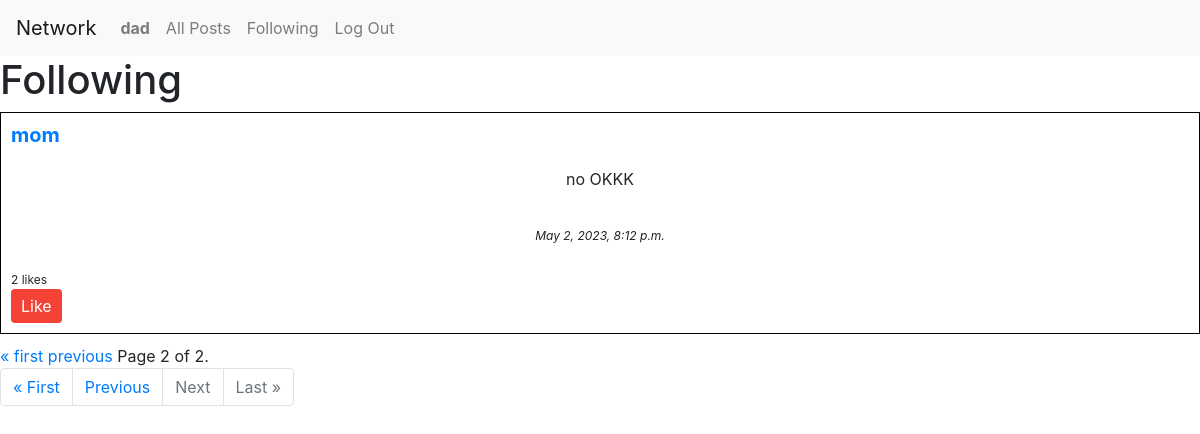
Page /following/?page=2 (signed in) on the committed database.
### network/models.py (models this page shows, shortened)
class User(AbstractUser):
    def save(self, *args, **kwargs):
        if not self.pk:
            super(User, self).save(*args, **kwargs)
            profile = Profile(user=self)  # Create a new Profile object
            profile.save()  # Save the Profile object
        else:
            super(User, self).save(*args, **kwargs)  # Save the user object

class Post(models.Model):
    user = models.ForeignKey(User, on_delete=models.CASCADE)
    content = models.TextField()
    timestamp = models.DateTimeField(auto_now_add=True)
    likes = models.ManyToManyField(
        User, related_name='liked_posts', blank=True)

### network/views.py (the view)
# urls.py: path('following/', views.following, name='following'),
@login_required
def following(request):
    if not request.user.is_authenticated:
        return HttpResponseRedirect(reverse('login'))
    current_user_profile = request.user.profile
    followed_users = current_user_profile.following.all()
    followed_posts = Post.objects.filter(
        user__in=followed_users).order_by('-timestamp')
    paginator = Paginator(followed_posts, 10)
    page = request.GET.get('page')
    posts = paginator.get_page(page)
    return render(request, 'network/following.html', {'posts': posts})

### network/templates/network/following.html (shortened to what this page needs)
{% extends "network/layout.html" %} {% block body %}
<h1>Following</h1>
{% if user.is_authenticated %}
<div id="posts-container">
  {% for post in posts %} {% include 'network/post.html' %} {% endfor %}
</div>
<div class="pagination">
  <span class="step-links">
    {% if posts.has_previous %}
    <a href="?page=1">&laquo; first</a>
    <a href="?page={{ posts.previous_page_number }}">previous</a>
    {% endif %}
    <span class="current"> Page {{ posts.number }} of {{ posts.paginator.num_pages }}. </span>
  </span>
</div>
<nav aria-label="Page navigation">
  <ul class="pagination">
    {% if posts.has_previous %}
    <li class="page-item">
      <a class="page-link" href="?page=1">&laquo; First</a>
    </li>
    <li class="page-item">
      <a class="page-link" href="?page={{ posts.previous_page_number }}">Previous</a>
    </li>
    {% endif %} {% if posts.has_next %}
    <li class="page-item">
      <a class="page-link" href="?page={{ posts.next_page_number }}">Next</a>
    </li>
    <li class="page-item">
      <a class="page-link" href="?page={{ posts.paginator.num_pages }}">Last &raquo;</a>
    </li>
    {% else %}
    <li class="page-item disabled">
      <a class="page-link" href="#">Next</a>
    </li>
    <li class="page-item disabled">
      <a class="page-link" href="#">Last &raquo;</a>
    </li>
    {% endif %}
  </ul>
</nav>
{% else %}
<p>Please <a href="{% url 'login' %}">log in</a> to view this page.</p>
{% endif %} {% endblock %}

### network/templates/network/layout.html (shortened to what this page needs)
{% load static %}
<!DOCTYPE html>
<html lang="en">
  <head>
    <link
      rel="stylesheet"
      href="https://stackpath.bootstrapcdn.com/bootstrap/4.4.1/css/bootstrap.min.css"
    />
    <link href="{% static 'network/styles.css' %}" rel="stylesheet" />
  </head>
  <body>
    <nav class="navbar navbar-expand-lg navbar-light bg-light">
      <a class="navbar-brand" href="#">Network</a>
      <div>
        <ul class="navbar-nav mr-auto">
          {% if user.is_authenticated %}
          <li class="nav-item">
            <a class="nav-link" href="{% url 'profile' username=user.username %}"
              ><strong>{{ user.username }}</strong></a
            >
          </li>
          {% endif %}
          <li class="nav-item">
            <a class="nav-link" href="{% url 'index' %}">All Posts</a>
          </li>
          {% if user.is_authenticated %}
          <li class="nav-item">
            <a class="nav-link" href="{% url 'following' %}">Following</a>
          </li>
          <li class="nav-item">
            <a class="nav-link" href="{% url 'logout' %}">Log Out</a>
          </li>
          {% endif %}
        </ul>
      </div>
    </nav>
    <div class="body">{% block body %} {% endblock %}</div>
  </body>
</html>

### network/templates/network/post.html (shortened to what this page needs)
<div class="post" data-post-id="{{ post.id }}">
  <h3><a href="{% url 'profile' post.user.username %}">{{ post.user.username }}</a></h3>
  <p id="post-content">{{ post.content }}</p>
  <p class="post-date">{{ post.timestamp|date:"F j, Y, P" }}</p>
  <div class="post-likes"><span class="like-count">{{ post.likes.count }}</span> likes</div>
  <button class="btn btn-primary like-btn" data-post-id="{{ post.id }}">Like</button>
</div>

### network/static/network/styles.css (style rules this page uses)
.post p { text-align: center; padding: 10px; }
.post { border: 1px solid black; padding: 10px; margin-bottom: 10px; }
.post h3 { font-size: 20px; font-weight: bold; margin-bottom: 10px; }
.post .post-date { font-style: italic; font-size: 12px; margin-top: 5px; }
.like-btn { background-color: #f44336; color: white; border: none; padding: 5px 10px; margin-right: 5px; cursor: pointer; }
.post-likes { font-size: 12px; margin-top: 5px; }

### rows in the picture
User: username "dad"
Post: user.username "mom", content "no OKKK", timestamp "May 2, 2023, 8:12 p.m.", likes.count "2"

### other values in the picture
{{ posts.number }} "2"
{{ posts.paginator.num_pages }} "2"
